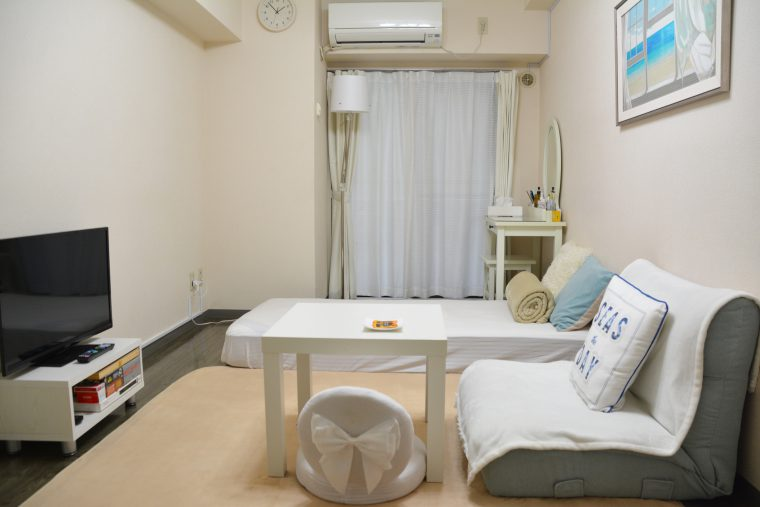
#> input picture resources/room (1).png, 760 x 507 px; its folder holds 4 pictures in this run
$ python test3.py
#> lines starting #> are read from the running program, lines starting #| are printed output that depends on the picture; after the words box and inside, x2 and y2 are one past the last pixel; in counts of white or black regions, pixels touching at a corner belong together
import cv2
import numpy as np

for i in range(10):
    img = cv2.imread("resources/room ({}).png".format(i+1))
#> img is the input picture: shape (507, 760, 3); mean B, G, R 152.1, 163.4, 169.6

    # グレースケールに変換
    gray = cv2.cvtColor(img, cv2.COLOR_BGR2GRAY)
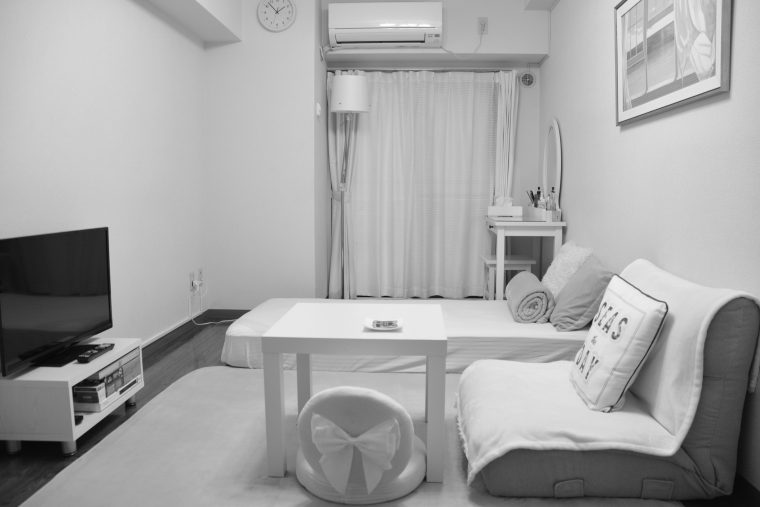
#> gray: shape (507, 760); min 3, max 255, mean 163.9

    # 平滑化 (ガウシアンフィルタを適応)
    blurred = cv2.GaussianBlur(gray, (3, 3), 0)

    # エッジを検出 (Canny法)
    edges = cv2.Canny(blurred, 50, 150)
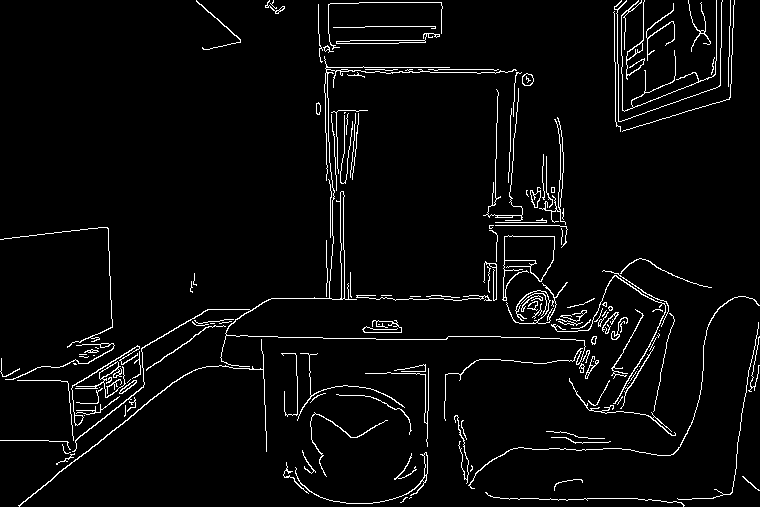
#> edges: shape (507, 760); 3.9% white in thin lines or dots

    # エッジを輪郭として抽出
    contours, hierarchy = cv2.findContours(
        edges, cv2.RETR_EXTERNAL, cv2.CHAIN_APPROX_SIMPLE)
#> contours = 155 contours, 116 with area under 20; largest, box (x1, y1, x2, y2) and area: (502, 235, 555, 301) 1501, (72, 56, 586, 452) 530, (336, 33, 440, 44) 241, (75, 361, 126, 398) 183, (626, 0, 645, 80) 152

    # 検出したエッジを描画
    img = cv2.drawContours(img, contours, -1, (0, 255, 0), 3)
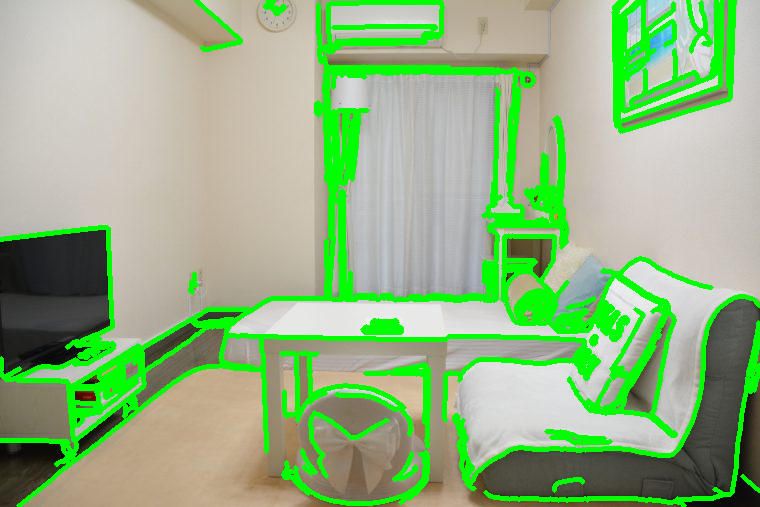
#> img: shape (507, 760, 3); 15.6% of pixels changed, all inside (x1, y1, x2, y2) = (0, 0, 760, 507)

    cv2.imwrite("results/C_{}.png".format(i+1), img)
#> pass 2 of the loop `for i in range(10):`:
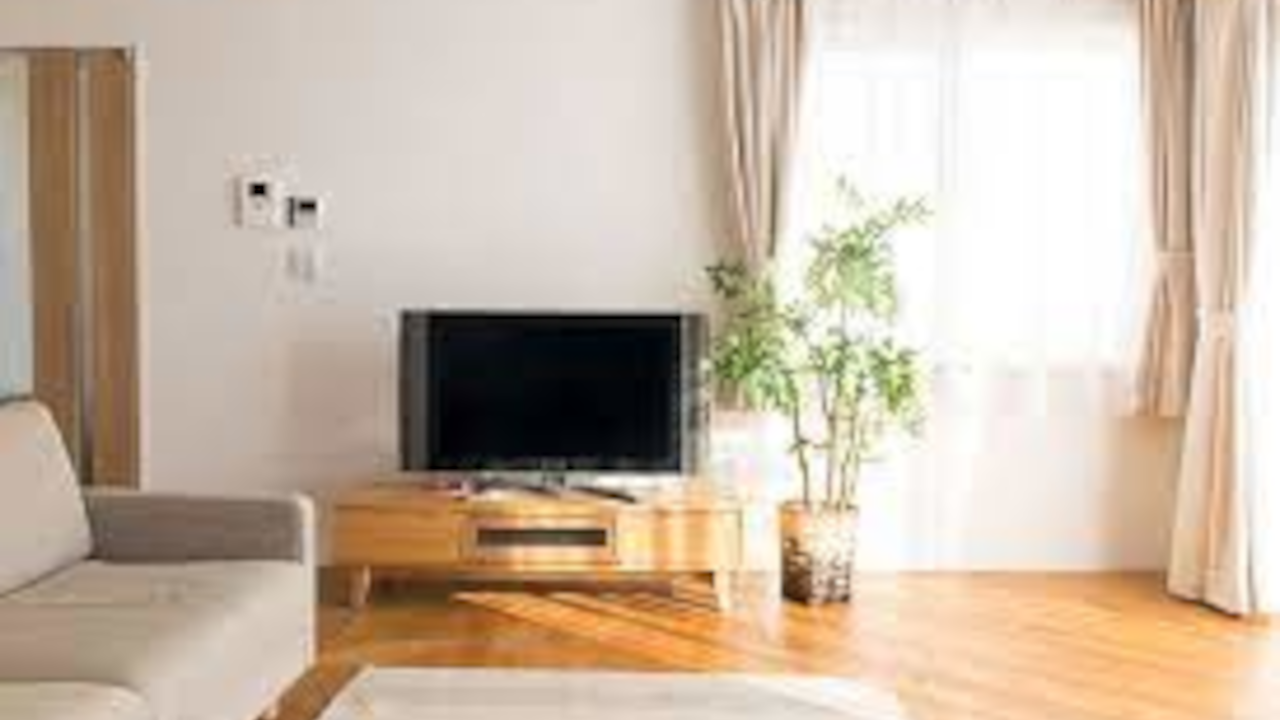
#> input picture resources/room (2).png, 1280 x 720 px
#> img is the input picture: shape (720, 1280, 3); mean B, G, R 165.5, 183.3, 200.3
#> gray: shape (720, 1280)
#> blurred: shape (720, 1280)
#> `edges = cv2.Canny(blurred, 50, 150)`:
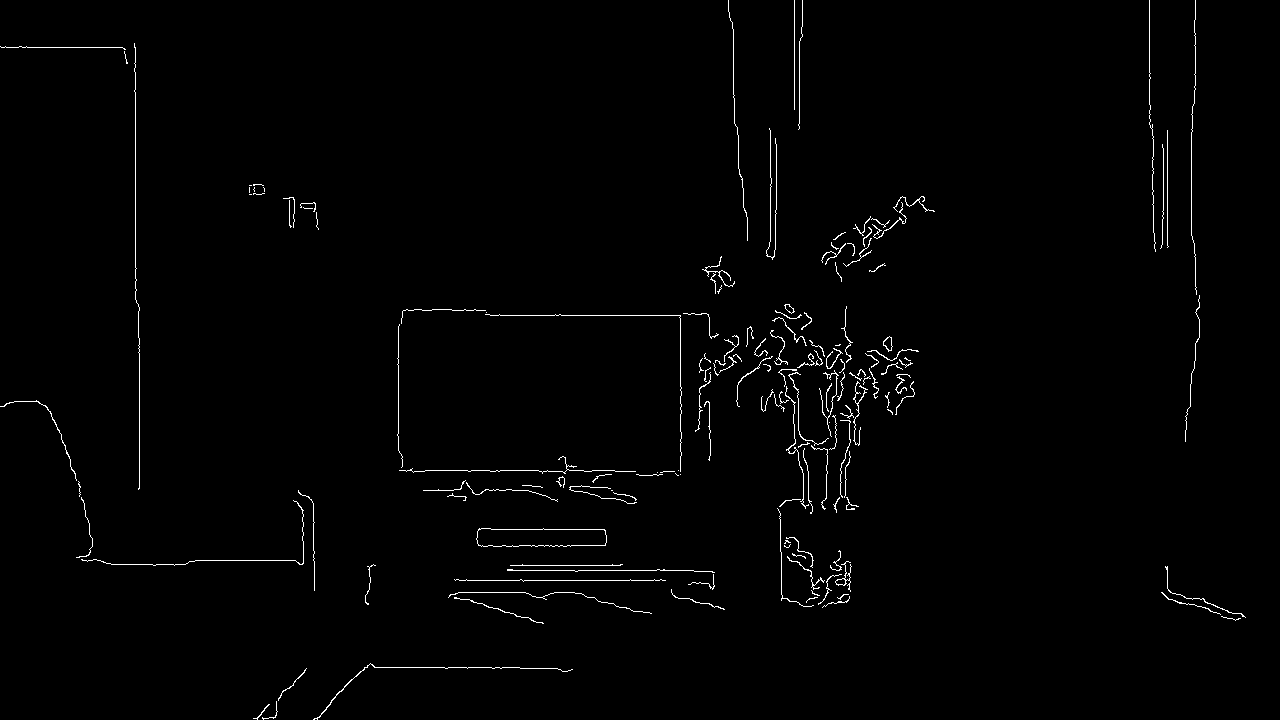
#> edges: shape (720, 1280); 1.1% white in thin lines or dots
#> contours = 156 contours, 141 with area under 20; largest, box (x1, y1, x2, y2) and area: (476, 528, 607, 547) 2110, (883, 336, 893, 352) 84, (835, 561, 852, 592) 62, (784, 304, 795, 314) 48, (313, 663, 573, 720) 42
#> `img = cv2.drawContours(img, contours, -1, (0, 255, 0), 3)`:
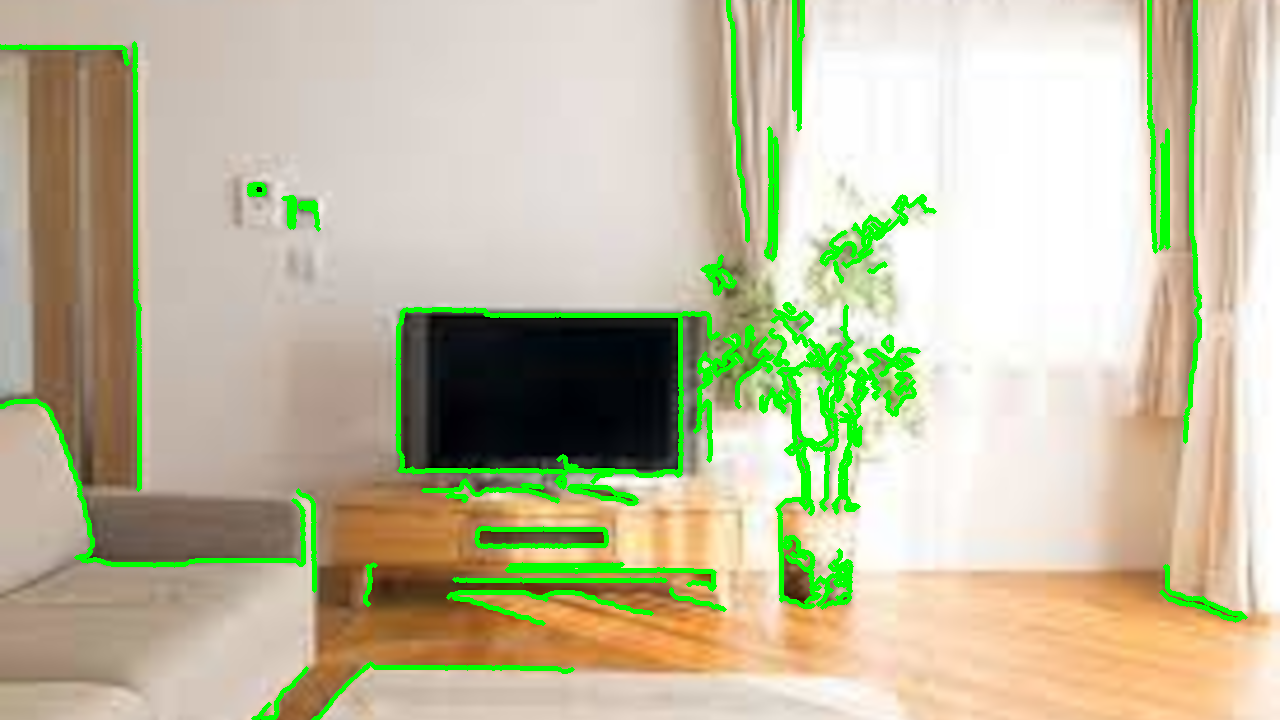
#> img: shape (720, 1280, 3); 5.24% of pixels changed, all inside (x1, y1, x2, y2) = (0, 0, 1248, 720)
#> (the run stopped early here; a loop or call above may not have finished)
